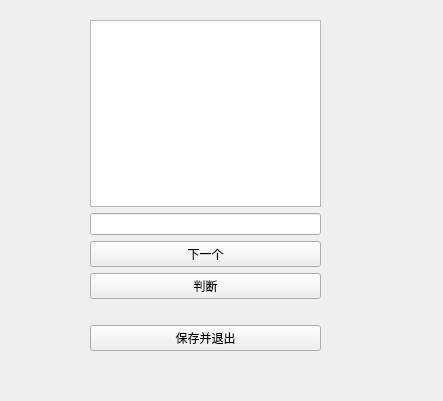
<?xml version="1.0" encoding="UTF-8"?>
<ui version="4.0">
 <class>memorizewords</class>
 <widget class="QWidget" name="memorizewords">
  <property name="geometry">
   <rect>
    <x>0</x>
    <y>0</y>
    <width>443</width>
    <height>401</height>
   </rect>
  </property>
  <property name="windowTitle">
   <string>Form</string>
  </property>
  <widget class="QWidget" name="verticalLayoutWidget">
   <property name="geometry">
    <rect>
     <x>90</x>
     <y>20</y>
     <width>231</width>
     <height>331</height>
    </rect>
   </property>
   <layout class="QVBoxLayout" name="verticalLayout">
    <item>
     <widget class="QTextBrowser" name="textBrowser"/>
    </item>
    <item>
     <widget class="QLineEdit" name="lineEdit"/>
    </item>
    <item>
     <widget class="QPushButton" name="pushButton_next">
      <property name="text">
       <string>下一个</string>
      </property>
     </widget>
    </item>
    <item>
     <widget class="QPushButton" name="pushButton">
      <property name="text">
       <string>判断</string>
      </property>
     </widget>
    </item>
    <item>
     <widget class="QLabel" name="label">
      <property name="text">
       <string/>
      </property>
     </widget>
    </item>
    <item>
     <widget class="QPushButton" name="pushButton_2">
      <property name="text">
       <string>保存并退出</string>
      </property>
     </widget>
    </item>
   </layout>
  </widget>
 </widget>
 <resources/>
 <connections/>
</ui>
